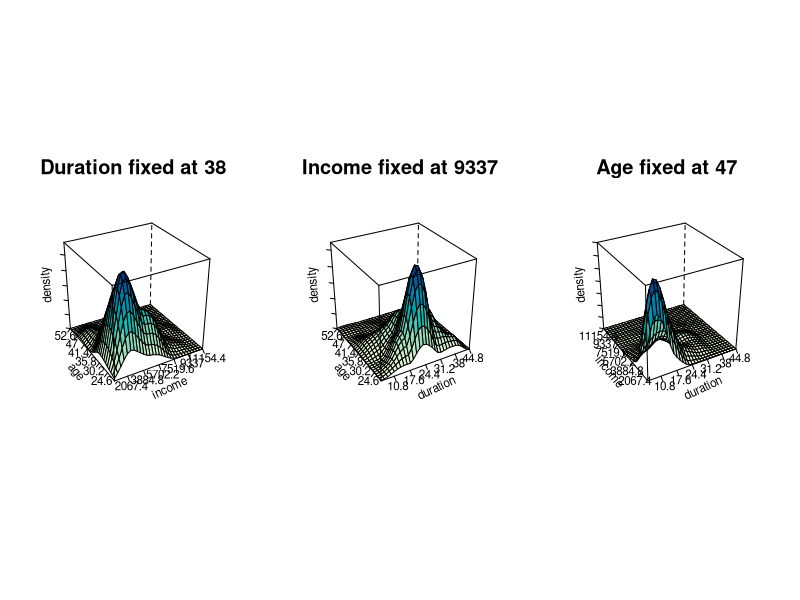

The R script that drew this image:
# ----------------------------------------------------------------------------
# Book: SPM
# ----------------------------------------------------------------------------
# See also: -
# ----------------------------------------------------------------------------
# Quantlet: SPMslices3D
# ----------------------------------------------------------------------------
# Description: SPMslices3D computes a kernel density estimate of variables
# Duration of credit, Income and Age of credit data. The density is visualized
# by fixing one variable in each direction.  The bandwidth parameters are
# chosen by Scott's rule of thumb.
# ----------------------------------------------------------------------------
# Author: Yafei Xu, Awdesch Melzer 20130404
# ----------------------------------------------------------------------------

rm(list = ls(all = TRUE))
graphics.off()

require(lattice)
x = read.table("kredit.dat")
x = x[, c(3, 6, 14)]


########### biweight kernel density estimation

ng   = 30  # number of grid
nobs = nrow(x)  # number of obs
h    = 2.5964 * apply(x, 2, sd) * nobs^(-1/7)  # rule-of-thumb bandwidth's

# Duration fix at 38
fix = 38

a   = apply(x, 2, min)
b   = apply(x, 2, max)

for (i in 1:3) {
    assign(paste("grid", i, sep = ""), seq(a[i], b[i], length = ng))
}

X1 = x[, 1]
X2 = x[, 2]
X3 = x[, 3]

fhat = function(x, y) {
    v = matrix(0, ng^2, 1)
    for (i in 1:ng^2) {
        c1 = matrix(fix, nobs, 1)
        c2 = matrix(x[i], nobs, 1)
        c3 = matrix(y[i], nobs, 1)
        v[i] = (1/(nobs * h[1] * h[2] * h[3])) * sum(((15/16) * (1 - ((c1 - X1)/h[1])^2)^2) * 
            as.numeric(abs((c1 - X1)/h[1]) <= 1) * ((15/16) * (1 - ((c2 - X2)/h[2])^2)^2) * 
            as.numeric(abs((c2 - X2)/h[2]) <= 1) * ((15/16) * (1 - ((c3 - X3)/h[3])^2)^2) * 
            as.numeric(abs((c3 - X3)/h[3]) <= 1))
    }
    return(v)
}
### 
outer931 = outer(grid2, grid3, fhat)

par.set = list(axis.line = list(col = "transparent"), clip = list(panel = "off"))
# true function plor
p1 = wireframe(outer931, drape = TRUE, colorkey = F, ticktype = "detailed", main = paste("Duration fixed at", 
    fix), screen = list(z = 30, x = -60), scales = list(arrows = FALSE, col = "black", 
    distance = 1, tick.number = 8, cex = 0.7, x = list(labels = round(seq(a[2], 
        b[2], length = 11), 1)), y = list(labels = round(seq(a[3], b[3], length = 11), 
        1)), z = list(labels = rep(" ", 11))), xlab = list("income", rot = 25, 
    cex = 0.7), ylab = list("age", rot = -50, cex = 0.7), zlab = list("density", 
    rot = 95, cex = 0.7), par.settings = par.set)

# Income fixed at 9337
fix = 9337
fhat = function(x, y) {
    v = matrix(0, ng^2, 1)
    for (i in 1:ng^2) {
        c1 = matrix(x[i], nobs, 1)
        c2 = matrix(fix, nobs, 1)
        c3 = matrix(y[i], nobs, 1)
        v[i] = (1/(nobs * h[1] * h[2] * h[3])) * sum(((15/16) * (1 - ((c1 - X1)/h[1])^2)^2) * 
            as.numeric(abs((c1 - X1)/h[1]) <= 1) * ((15/16) * (1 - ((c2 - X2)/h[2])^2)^2) * 
            as.numeric(abs((c2 - X2)/h[2]) <= 1) * ((15/16) * (1 - ((c3 - X3)/h[3])^2)^2) * 
            as.numeric(abs((c3 - X3)/h[3]) <= 1))
    }
    return(v)
}

outer932 = outer(grid1, grid3, fhat)

# plot 2
p2 = wireframe(outer932, drape = TRUE, colorkey = F, ticktype = "detailed", main = paste("Income fixed at", 
    fix), screen = list(z = 30, x = -60), scales = list(arrows = FALSE, col = "black", 
    distance = 1, tick.number = 8, cex = 0.7, x = list(labels = round(seq(a[1], 
        b[1], length = 11), 1)), y = list(labels = round(seq(a[3], b[3], length = 11), 
        1)), z = list(labels = rep(" ", 11))), xlab = list("duration", rot = 25, 
    cex = 0.7), ylab = list("age", rot = -50, cex = 0.7), zlab = list("density", 
    rot = 95, cex = 0.7), par.settings = par.set)

# age fix at 47
fix  = 47
fhat = function(x, y) {
    v = matrix(0, ng^2, 1)
    for (i in 1:ng^2) {
        c1 = matrix(x[i], nobs, 1)
        c2 = matrix(y[i], nobs, 1)
        c3 = matrix(fix, nobs, 1)
        v[i] = (1/(nobs * h[1] * h[2] * h[3])) * sum(((15/16) * (1 - ((c1 - X1)/h[1])^2)^2) * 
            as.numeric(abs((c1 - X1)/h[1]) <= 1) * ((15/16) * (1 - ((c2 - X2)/h[2])^2)^2) * 
            as.numeric(abs((c2 - X2)/h[2]) <= 1) * ((15/16) * (1 - ((c3 - X3)/h[3])^2)^2) * 
            as.numeric(abs((c3 - X3)/h[3]) <= 1))
    }
    return(v)
}

outer933 = outer(grid1, grid2, fhat)

# plot 3
p3 = wireframe(outer933, drape = TRUE, colorkey = F, ticktype = "detailed", main = paste("Age fixed at", 
    fix), screen = list(z = 30, x = -60), scales = list(arrows = FALSE, col = "black", 
    distance = 1, tick.number = 8, cex = 0.7, x = list(labels = round(seq(a[1], 
        b[1], length = 11), 1)), y = list(labels = round(seq(a[2], b[2], length = 11), 
        1)), z = list(labels = rep(" ", 11))), xlab = list("duration", rot = 25, 
    cex = 0.7), ylab = list("income", rot = -50, cex = 0.7), zlab = list("density", 
    rot = 95, cex = 0.7), par.settings = par.set)

# pdf('SPMsliced3D%02d.pdf', height=5, width=15, onefile=F)
print(p1, split = c(1, 1, 3, 1), more = TRUE)
print(p2, split = c(2, 1, 3, 1), more = TRUE)
print(p3, split = c(3, 1, 3, 1))
# dev.off()